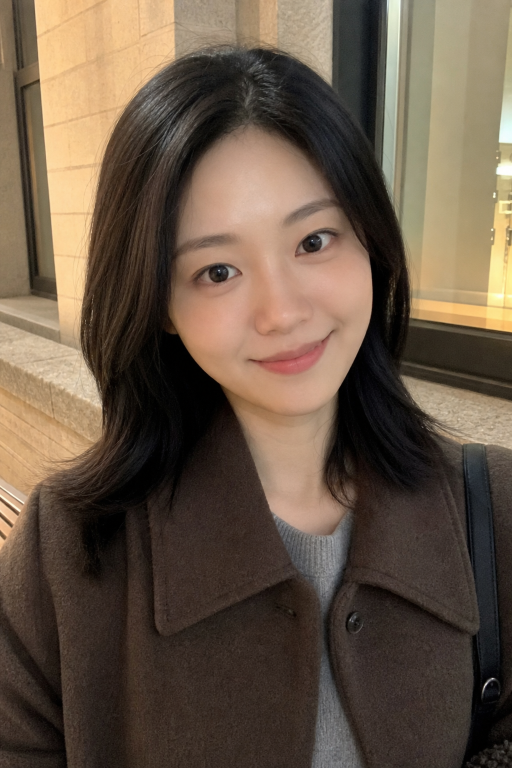
#> input picture ai_image/female/027/face_card.png, 1024 x 1536 px (shown at 1/2 size)
$ python -i qa.py   (imports and definitions only)
#> lines starting #> are read from the running program, lines starting #| are printed output that depends on the picture
from __future__ import annotations

import argparse
import hashlib
import json
import shutil
from pathlib import Path
from typing import Any

from .config import (
    SHOT_ORDER,
    approved_asset_mirror_path,
    ensure_base_dirs,
    local_image_path,
    now_utc,
    pipeline_paths,
    read_jsonl,
    rejected_attempt_path,
    to_portable_path,
    write_csv,
    write_jsonl,
)
from .manifest import load_generation_manifest, public_final_path, write_generation_outputs


QA_FIELDS = (
    "assetId",
    "profileId",
    "gender",
    "shotType",
    "qaStatus",
    "localPath",
    "approvedPath",
    "rejectedPath",
    "finalPath",
    "width",
    "height",
    "fileBytes",
    "semanticReviewRequired",
    "error",
    "reasonCodes",
    "updatedAt",
)

FILE_QA_FIELDS = (
    "assetId",
    "profileId",
    "gender",
    "shotType",
    "qaStatus",
    "visualQaStatus",
    "localPath",
    "finalPath",
    "width",
    "height",
    "fileBytes",
    "error",
    "reasonCodes",
    "updatedAt",
)

SUPPORTED_FORMATS = {"PNG", "JPEG", "JPG", "WEBP"}
MIN_WIDTH = 512
MIN_HEIGHT = 512
MIN_FILE_BYTES = 1024
MIN_ASPECT_RATIO = 0.55
MAX_ASPECT_RATIO = 0.85
CONTENT_SAMPLE_SIZE = (96, 144)
NEAR_BLACK_MEAN_LUMA = 18.0
NEAR_BLACK_DARK_FRACTION = 0.98
LOW_DETAIL_STDDEV = 3.0
LOW_DETAIL_CHANNEL_RANGE = 8


def _image_content_reasons(path: Path) -> list[str]:
    """Return deterministic file-level visual-content rejection reasons.

    This intentionally does not try to perform semantic person detection. It only
    catches hard file QA leaks that are structurally valid images but visually
    unusable: all/near-black frames and flat near-empty canvases.
    """
#> called with path = '../../ai_image/female/027/face_card.png'
    from PIL import Image, ImageStat

    with Image.open(path) as content_image:
#> content_image is the input picture: PIL image 1024x1536 RGB; mean R, G, B 103, 86.2, 70.1
        rgb = content_image.convert("RGB")
        rgb.thumbnail(CONTENT_SAMPLE_SIZE)
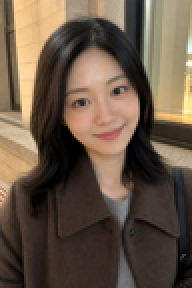
#> rgb: PIL image 96x144 RGB (shown 2 times larger); mean R, G, B 103, 86.2, 70
        gray = rgb.convert("L")
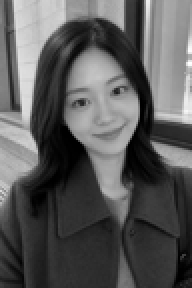
#> gray: PIL image 96x144 L (shown 2 times larger); min 0, max 255, mean 89.3
        stat = ImageStat.Stat(gray)
        extrema = gray.getextrema()
#> extrema = (0, 255)
        mean_luma = float(stat.mean[0]) if stat.mean else 0.0
#> mean_luma = 89.34
        stddev_luma = float(stat.stddev[0]) if stat.stddev else 0.0
#> stddev_luma = 63.71
        histogram = gray.histogram()
#> histogram = 256 values, max 276 at index 44, min 0 at index 232, mean 54
        total = max(1, sum(histogram))
#> total = 13824
        dark_fraction = sum(histogram[: int(NEAR_BLACK_MEAN_LUMA) + 1]) / total
#> dark_fraction = 0.0894
        channel_extrema = rgb.getextrema()
#> channel_extrema = ((0, 255), (0, 255), (0, 255))
        max_channel_range = max((hi - lo) for lo, hi in channel_extrema)
#> max_channel_range = 255

    reasons: list[str] = []
    if mean_luma <= NEAR_BLACK_MEAN_LUMA or dark_fraction >= NEAR_BLACK_DARK_FRACTION:
        reasons.append("near_black_or_no_visible_content")
    elif stddev_luma < LOW_DETAIL_STDDEV and max_channel_range <= LOW_DETAIL_CHANNEL_RANGE and (extrema[1] - extrema[0]) <= LOW_DETAIL_CHANNEL_RANGE:
        reasons.append("low_visual_detail_or_near_empty")
    return reasons


# [9 lines left out: function _file_sha256, not called in this run]


def inspect_image(path: Path) -> tuple[bool, int, int, str]:
    detail = inspect_image_detail(path)
    return bool(detail["ok"]), int(detail["width"]), int(detail["height"]), "; ".join(detail["reasons"])


# [433 lines left out: functions inspect_image_detail, _profile_number_from_row, _path_sanity_issues, _row_existing_image_path, _manifest_integrity_issues, _latest_rows_by_asset and 6 more, not called in this run]

>>> result = _image_content_reasons('../../ai_image/female/027/face_card.png')

$ run again, on ai_image/female/027/vibe_card.png
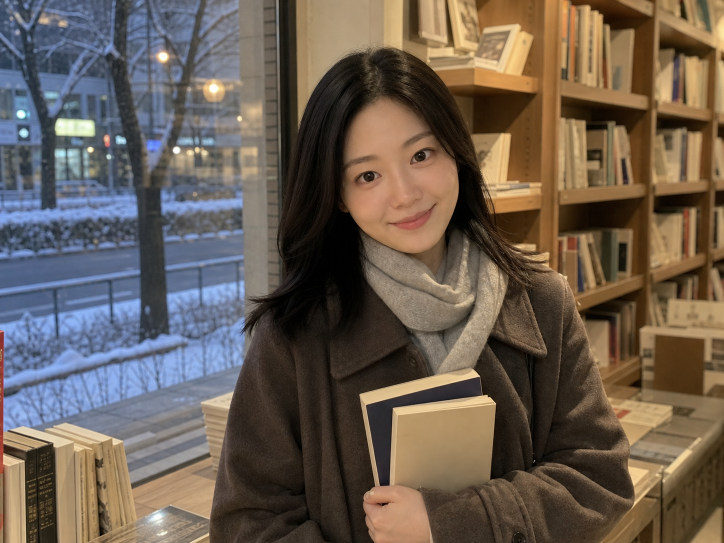
#> input picture ai_image/female/027/vibe_card.png, 1448 x 1086 px (shown at 1/2 size)
#> in _image_content_reasons, content_image is the input picture: PIL image 1448x1086 RGB; mean R, G, B 105.8, 93.4, 82.1
#> in _image_content_reasons, `rgb.thumbnail(CONTENT_SAMPLE_SIZE)`:
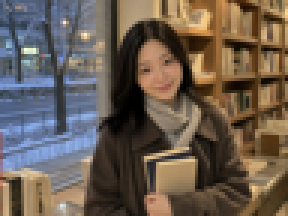
#> rgb: PIL image 96x72 RGB (shown 3 times larger); mean R, G, B 105.8, 93.3, 82.1
#> in _image_content_reasons, `gray = rgb.convert("L")`:
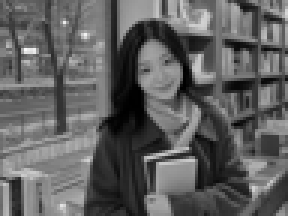
#> gray: PIL image 96x72 L (shown 3 times larger); min 0, max 249, mean 95.8
#> extrema = (0, 249)
#> mean_luma = 95.8
#> stddev_luma = 47.05
#> histogram = 256 values, max 69 at index 109, min 0 at index 185, mean 27
#> total = 6912
#> dark_fraction = 0.0441
#> channel_extrema = ((0, 254), (0, 255), (0, 245))
#> max_channel_range = 255
